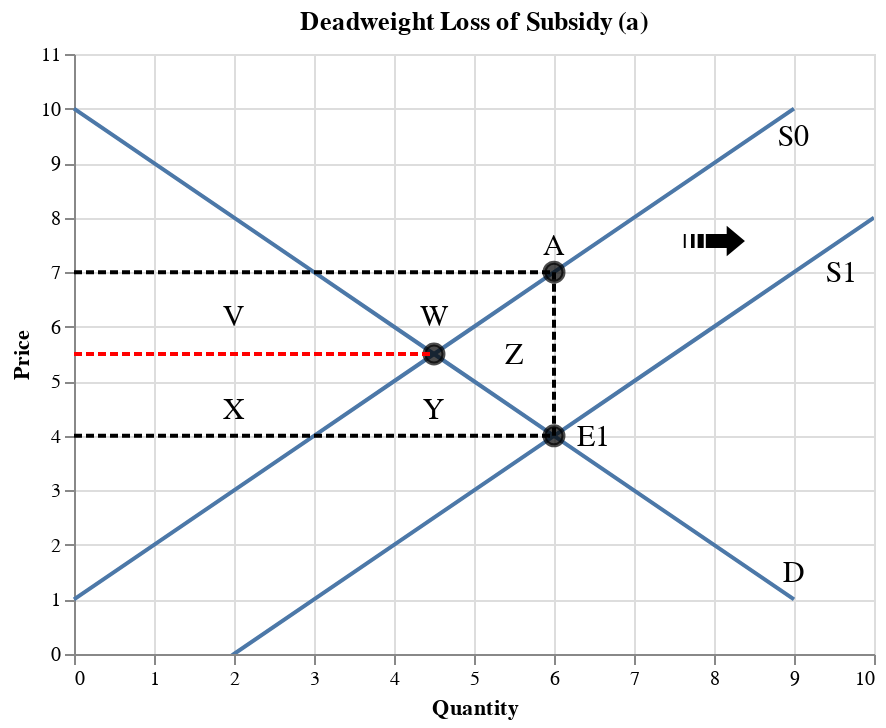

Notebook code for this chart:
### Markdown cell above
The figure below shows that the amount of money paid by the government for subsidies is the **total area of V, W, X, Y and Z**.

### Code cell
df_d = pd.DataFrame(data={'price': list(range(1, 11)),
                        'qd': list(range(9,-1,-1))
                       })

df_s = pd.DataFrame(data={'price': list(range(1, 11)),
                        'qs': list(range(0,10))
                       })

df_s1 = pd.DataFrame(data={'price': list(range(-2, 9)),
                        'qs': list(range(0,11))
                       })

df_e = pd.DataFrame(data={'price': [5.5, 4, 7],
                        'q': [4.5, 6, 6]
                       })

fig_eq = alt.Chart(df_d).mark_line().encode(
    alt.X('qd', title='Quantity', scale=alt.Scale(domain=[0,10])),
    alt.Y('price', title='Price', scale=alt.Scale(domain=[0,11])),
) + alt.Chart(df_s).mark_line().encode(
    alt.X('qs', title='Quantity', scale=alt.Scale(domain=[0,10])),
    alt.Y('price', title='Price', scale=alt.Scale(domain=[0,11])),
) + alt.Chart(df_s1).mark_line(clip=True).encode(
    alt.X('qs', title='Quantity', scale=alt.Scale(domain=[0,10])),
    alt.Y('price', title='Price', scale=alt.Scale(domain=[0,11]))
) + alt.Chart(df_e).mark_point(size=90, color='black', fill='black').encode(
    x='q',
    y='price'
)

text1 = alt.Chart({'values':[{'x': 9, 'y': 1.5}]}).mark_text(
    text='D',
    fontSize=15
).encode(x='x:Q', y='y:Q')

text2 = alt.Chart({'values':[{'x': 9, 'y': 9.5}]}).mark_text(
    text='S0',
    fontSize=15
).encode(x='x:Q', y='y:Q')

text3 = alt.Chart({'values':[{'x': 4.5, 'y': 6}]}).mark_text(
    text='E0',
    fontSize=15
).encode(x='x:Q', y='y:Q')

text4 = alt.Chart({'values':[{'x': 6.5, 'y': 4}]}).mark_text(
    text='E1',
    fontSize=15
).encode(x='x:Q', y='y:Q')

text6 = alt.Chart({'values':[{'x': 6, 'y': 7.5}]}).mark_text(
    text='A',
    fontSize=15
).encode(x='x:Q', y='y:Q')

text7 = alt.Chart({'values':[{'x': 9.6, 'y': 7}]}).mark_text(
    text='S1',
    fontSize=15
).encode(x='x:Q', y='y:Q')

text8 = alt.Chart({'values':[{'x': 5.5, 'y': 5.5}]}).mark_text(
    text='Z',
    fontSize=15,
).encode(x='x:Q', y='y:Q')

text9 = alt.Chart({'values':[{'x': 8, 'y': 7.5}]}).mark_text(
    text='➟',
    fontSize=40,
).encode(x='x:Q', y='y:Q')

text10 = alt.Chart({'values':[{'x': 2, 'y': 6.2}]}).mark_text(
    text='V',
    fontSize=15,
).encode(x='x:Q', y='y:Q')

text11 = alt.Chart({'values':[{'x': 4.5, 'y': 6.2}]}).mark_text(
    text='W',
    fontSize=15,
).encode(x='x:Q', y='y:Q')

text12 = alt.Chart({'values':[{'x': 2, 'y': 4.5}]}).mark_text(
    text='X',
    fontSize=15,
).encode(x='x:Q', y='y:Q')

text13 = alt.Chart({'values':[{'x': 4.5, 'y': 4.5}]}).mark_text(
    text='Y',
    fontSize=15,
).encode(x='x:Q', y='y:Q')

df_h2 = pd.DataFrame(data={'price': [7, 7], 'q': [0, 6]})
fig_h2 = alt.Chart(df_h2).mark_line(color='black', strokeDash=[4, 2]).encode(
    alt.X('q'),
    alt.Y('price')
)

df_h3 = pd.DataFrame(data={'price': [4, 4], 'q': [0, 6]})
fig_h3 = alt.Chart(df_h3).mark_line(color='black', strokeDash=[4, 2]).encode(
    alt.X('q'),
    alt.Y('price')
)

df_v3 = pd.DataFrame(data={'price': [4, 7], 'q': [6, 6]})
fig_v3 = alt.Chart(df_v3).mark_line(color='black', strokeDash=[4, 2]).encode(
    alt.X('q'),
    alt.Y('price')
)

df_h4 = pd.DataFrame(data={'price': [5.5, 5.5], 'q': [0, 4.5]})
fig_h4 = alt.Chart(df_h4).mark_line(color='red', strokeDash=[4, 2]).encode(
    alt.X('q'),
    alt.Y('price')
)

(fig_eq + text1 + text2 + text4 + text6 + text7 + text8 + text9
 + text10 + text11 + text12 + text13
 + fig_h2 + fig_h3 + fig_v3 + fig_h4).properties(title='Deadweight Loss of Subsidy (a)')

### Figure 1 — Vega-Lite specification as saved in the notebook (floating-point values rounded to 4 significant figures)
{"config": {"view": {"continuousWidth": 400, "continuousHeight": 300}}, "layer": [{"data": {"name": "data-b52e021a0734944d4e2e38e1163d0639"}, "mark": "line", "encoding": {"x": {"type": "quantitative", "field": "qd", "scale": {"domain": [0, 10]}, "title": "Quantity"}, "y": {"type": "quantitative", "field": "price", "scale": {"domain": [0, 11]}, "title": "Price"}}}, {"data": {"name": "data-f4791e6d2c5433b743c328a8f6f72260"}, "mark": "line", "encoding": {"x": {"type": "quantitative", "field": "qs", "scale": {"domain": [0, 10]}, "title": "Quantity"}, "y": {"type": "quantitative", "field": "price", "scale": {"domain": [0, 11]}, "title": "Price"}}}, {"data": {"name": "data-2b28459574f0bf2767987e27d778ee00"}, "mark": {"type": "line", "clip": true}, "encoding": {"x": {"type": "quantitative", "field": "qs", "scale": {"domain": [0, 10]}, "title": "Quantity"}, "y": {"type": "quantitative", "field": "price", "scale": {"domain": [0, 11]}, "title": "Price"}}}, {"data": {"name": "data-7712649b1555fc6177b75a078b139d5e"}, "mark": {"type": "point", "color": "black", "fill": "black", "size": 90}, "encoding": {"x": {"type": "quantitative", "field": "q"}, "y": {"type": "quantitative", "field": "price"}}}, {"data": {"name": "data-411b058143eb0c76546a59e0f2efbb64"}, "mark": {"type": "text", "fontSize": 15, "text": "D"}, "encoding": {"x": {"type": "quantitative", "field": "x"}, "y": {"type": "quantitative", "field": "y"}}}, {"data": {"name": "data-78eb422e47dc010e08ec7870329a9a72"}, "mark": {"type": "text", "fontSize": 15, "text": "S0"}, "encoding": {"x": {"type": "quantitative", "field": "x"}, "y": {"type": "quantitative", "field": "y"}}}, {"data": {"name": "data-9413fdb5c0b6b553563df5c9d3dbec41"}, "mark": {"type": "text", "fontSize": 15, "text": "E1"}, "encoding": {"x": {"type": "quantitative", "field": "x"}, "y": {"type": "quantitative", "field": "y"}}}, {"data": {"name": "data-86477ca8539cab798f2440d508e015c4"}, "mark": {"type": "text", "fontSize": 15, "text": "A"}, "encoding": {"x": {"type": "quantitative", "field": "x"}, "y": {"type": "quantitative", "field": "y"}}}, {"data": {"name": "data-5af785c5630ce8695ebd00571426f444"}, "mark": {"type": "text", "fontSize": 15, "text": "S1"}, "encoding": {"x": {"type": "quantitative", "field": "x"}, "y": {"type": "quantitative", "field": "y"}}}, {"data": {"name": "data-f018df68886a13577bf54ab376ee6bba"}, "mark": {"type": "text", "fontSize": 15, "text": "Z"}, "encoding": {"x": {"type": "quantitative", "field": "x"}, "y": {"type": "quantitative", "field": "y"}}}, {"data": {"name": "data-d20b5365a36f2959ac596f644784813c"}, "mark": {"type": "text", "fontSize": 40, "text": "➟"}, "encoding": {"x": {"type": "quantitative", "field": "x"}, "y": {"type": "quantitative", "field": "y"}}}, {"data": {"name": "data-a786e80c093e6d116d6f329b3772b8a4"}, "mark": {"type": "text", "fontSize": 15, "text": "V"}, "encoding": {"x": {"type": "quantitative", "field": "x"}, "y": {"type": "quantitative", "field": "y"}}}, {"data": {"name": "data-cc5cbae1bd024a0fcbb84231bb60e3f7"}, "mark": {"type": "text", "fontSize": 15, "text": "W"}, "encoding": {"x": {"type": "quantitative", "field": "x"}, "y": {"type": "quantitative", "field": "y"}}}, {"data": {"name": "data-54e64639a68334767d902c1746c00736"}, "mark": {"type": "text", "fontSize": 15, "text": "X"}, "encoding": {"x": {"type": "quantitative", "field": "x"}, "y": {"type": "quantitative", "field": "y"}}}, {"data": {"name": "data-f92d4b10b882677bf6c434ef1a97fafd"}, "mark": {"type": "text", "fontSize": 15, "text": "Y"}, "encoding": {"x": {"type": "quantitative", "field": "x"}, "y": {"type": "quantitative", "field": "y"}}}, {"data": {"name": "data-d938c55edd458a52bfdc76ab9c3fbb8f"}, "mark": {"type": "line", "color": "black", "strokeDash": [4, 2]}, "encoding": {"x": {"type": "quantitative", "field": "q"}, "y": {"type": "quantitative", "field": "price"}}}, {"data": {"name": "data-9e03bcc08b1151134cdbe1d5cf3b7fcc"}, "mark": {"type": "line", "color": "black", "strokeDash": [4, 2]}, "encoding": {"x": {"type": "quantitative", "field": "q"}, "y": {"type": "quantitative", "field": "price"}}}, {"data": {"name": "data-ba91cdf8cc6a84c093abdf3d21cfbbcf"}, "mark": {"type": "line", "color": "black", "strokeDash": [4, 2]}, "encoding": {"x": {"type": "quantitative", "field": "q"}, "y": {"type": "quantitative", "field": "price"}}}, {"data": {"name": "data-69798f96eb95f743177ddc215c0c7d3f"}, "mark": {"type": "line", "color": "red", "strokeDash": [4, 2]}, "encoding": {"x": {"type": "quantitative", "field": "q"}, "y": {"type": "quantitative", "field": "price"}}}], "title": "Deadweight Loss of Subsidy (a)", "$schema": "https://vega.github.io/schema/vega-lite/v4.8.1.json", "datasets": {"data-b52e021a0734944d4e2e38e1163d0639": [{"price": 1, "qd": 9}, {"price": 2, "qd": 8}, {"price": 3, "qd": 7}, {"price": 4, "qd": 6}, {"price": 5, "qd": 5}, {"price": 6, "qd": 4}, {"price": 7, "qd": 3}, {"price": 8, "qd": 2}, {"price": 9, "qd": 1}, {"price": 10, "qd": 0}], "data-f4791e6d2c5433b743c328a8f6f72260": [{"price": 1, "qs": 0}, {"price": 2, "qs": 1}, {"price": 3, "qs": 2}, {"price": 4, "qs": 3}, {"price": 5, "qs": 4}, {"price": 6, "qs": 5}, {"price": 7, "qs": 6}, {"price": 8, "qs": 7}, {"price": 9, "qs": 8}, {"price": 10, "qs": 9}], "data-2b28459574f0bf2767987e27d778ee00": [{"price": -2, "qs": 0}, {"price": -1, "qs": 1}, {"price": 0, "qs": 2}, {"price": 1, "qs": 3}, {"price": 2, "qs": 4}, {"price": 3, "qs": 5}, {"price": 4, "qs": 6}, {"price": 5, "qs": 7}, {"price": 6, "qs": 8}, {"price": 7, "qs": 9}, {"price": 8, "qs": 10}], "data-7712649b1555fc6177b75a078b139d5e": [{"price": 5.5, "q": 4.5}, {"price": 4.0, "q": 6.0}, {"price": 7.0, "q": 6.0}], "data-411b058143eb0c76546a59e0f2efbb64": [{"x": 9, "y": 1.5}], "data-78eb422e47dc010e08ec7870329a9a72": [{"x": 9, "y": 9.5}], "data-9413fdb5c0b6b553563df5c9d3dbec41": [{"x": 6.5, "y": 4}], "data-86477ca8539cab798f2440d508e015c4": [{"x": 6, "y": 7.5}], "data-5af785c5630ce8695ebd00571426f444": [{"x": 9.6, "y": 7}], "data-f018df68886a13577bf54ab376ee6bba": [{"x": 5.5, "y": 5.5}], "data-d20b5365a36f2959ac596f644784813c": [{"x": 8, "y": 7.5}], "data-a786e80c093e6d116d6f329b3772b8a4": [{"x": 2, "y": 6.2}], "data-cc5cbae1bd024a0fcbb84231bb60e3f7": [{"x": 4.5, "y": 6.2}], "data-54e64639a68334767d902c1746c00736": [{"x": 2, "y": 4.5}], "data-f92d4b10b882677bf6c434ef1a97fafd": [{"x": 4.5, "y": 4.5}], "data-d938c55edd458a52bfdc76ab9c3fbb8f": [{"price": 7, "q": 0}, {"price": 7, "q": 6}], "data-9e03bcc08b1151134cdbe1d5cf3b7fcc": [{"price": 4, "q": 0}, {"price": 4, "q": 6}], "data-ba91cdf8cc6a84c093abdf3d21cfbbcf": [{"price": 4, "q": 6}, {"price": 7, "q": 6}], "data-69798f96eb95f743177ddc215c0c7d3f": [{"price": 5.5, "q": 0.0}, {"price": 5.5, "q": 4.5}]}}
